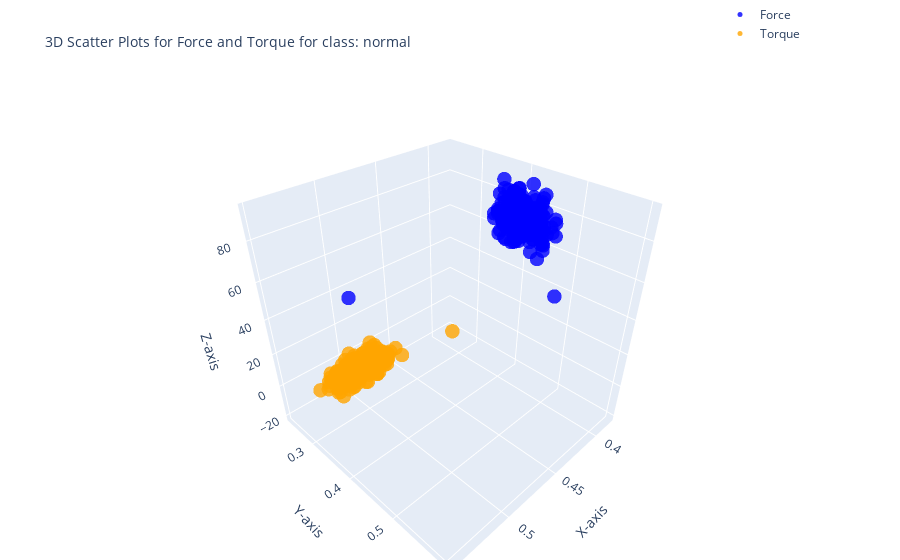

Notebook code for this chart:
### Code cell
import plotly.graph_objects as go
class_name = unique_classes[0]
df_fr_collision=class_dfs[class_name]
# 3D scatter plot for Force (Fx, Fy, Fz)
force_plot = go.Scatter3d(
    x=df_fr_collision['Fx'],
    y=df_fr_collision['Fy'],
    z=df_fr_collision['Fz'],
    mode='markers',
    marker=dict(size=5, color='blue', opacity=0.8),
    name='Force'
)

# 3D scatter plot for Torque (Tx, Ty, Tz)
torque_plot = go.Scatter3d(
    x=df_fr_collision['Tx'],
    y=df_fr_collision['Ty'],
    z=df_fr_collision['Tz'],
    mode='markers',
    marker=dict(size=5, color='orange', opacity=0.8),
    name='Torque'
)

# Create subplots
fig = go.Figure()

# Add Force plot
fig.add_trace(force_plot)
fig.add_trace(torque_plot)

# Layout settings
fig.update_layout(
    title='3D Scatter Plots for Force and Torque for class: ' + class_name,
    title_font=dict(size=14),  # Change the title font size
    scene=dict(
        xaxis_title='X-axis',
        yaxis_title='Y-axis',
        zaxis_title='Z-axis'
    ),
    legend=dict(x=0.8, y=1.2),
    margin=dict(l=0, r=0, b=0, t=40)
)

fig.show()

### Figure 1 — Plotly figure (JSON) as saved in the notebook; plotly's stock layout.template omitted (floating-point values rounded to 4 significant figures; data arrays with more than 128 entries replaced by an {"elided": "..."} marker saying what was removed)
{"data": [{"marker": {"color": "blue", "opacity": 0.8, "size": 5}, "mode": "markers", "name": "Force", "type": "scatter3d", "x": {"elided": "300 float values"}, "y": {"elided": "300 float values"}, "z": {"elided": "300 int values"}}, {"marker": {"color": "orange", "opacity": 0.8, "size": 5}, "mode": "markers", "name": "Torque", "type": "scatter3d", "x": {"elided": "300 float values"}, "y": {"elided": "300 float values"}, "z": {"elided": "300 int values"}}], "layout": {"legend": {"x": 0.8, "y": 1.2}, "margin": {"b": 0, "l": 0, "r": 0, "t": 40}, "scene": {"xaxis": {"title": {"text": "X-axis"}}, "yaxis": {"title": {"text": "Y-axis"}}, "zaxis": {"title": {"text": "Z-axis"}}}, "title": {"font": {"size": 14}, "text": "3D Scatter Plots for Force and Torque for class: normal"}}}
